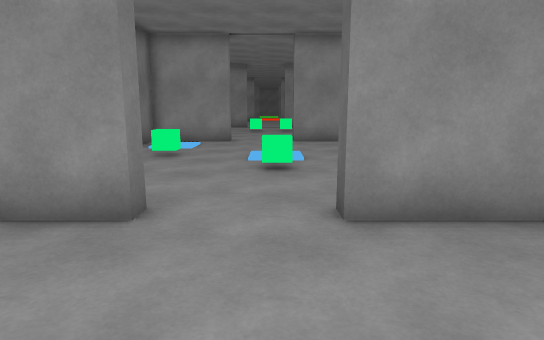
View 1 (above)

16 first-person views from a walk through a Unity game level. The camera is 1.4 m above the floor, tilts 10° down and sees 75° across. The floor is counted in squares, 1 m on a side. Each view is taken from the middle of a square. On the plan, view 1 faces up. The plan holds only what a view shows up to about 15 squares ahead; the rest is blank. The place goes on beyond the plan. The player is left out. Door leaves are left out, so doorways stand open.

View 2
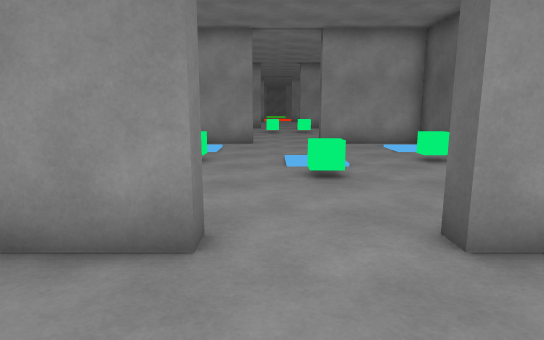

View 3
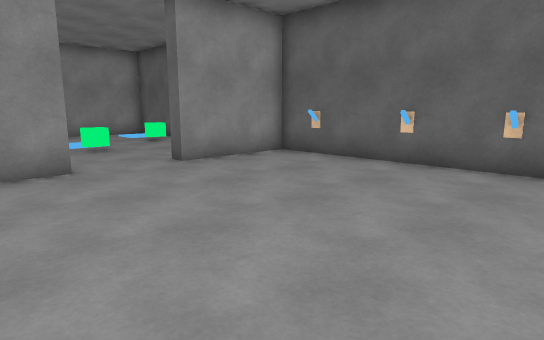

View 4
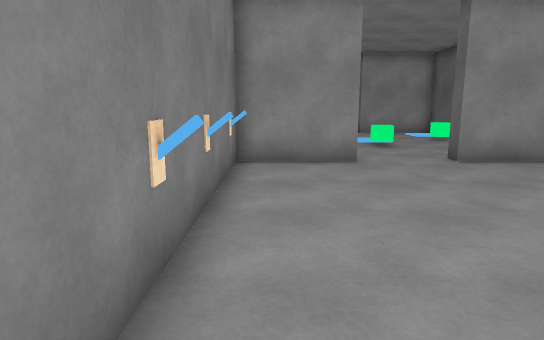

View 5
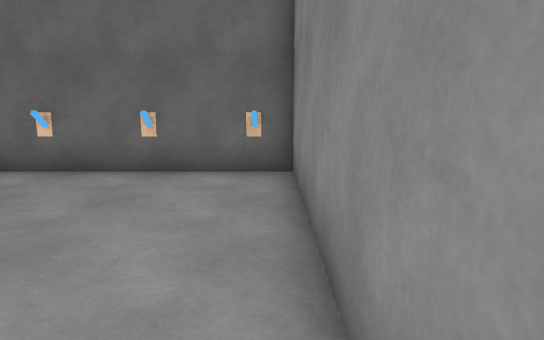

View 6
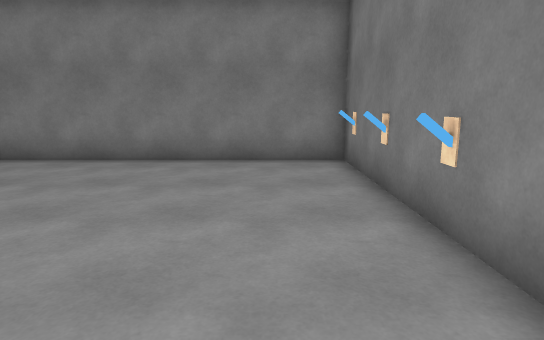

View 7
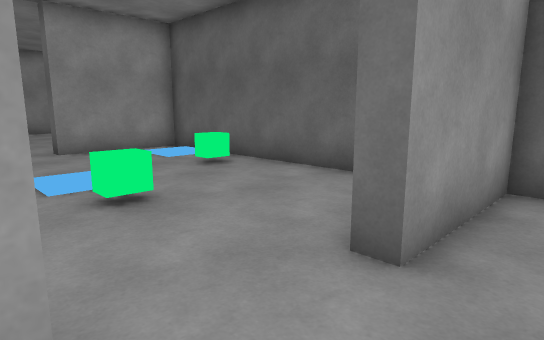

View 8
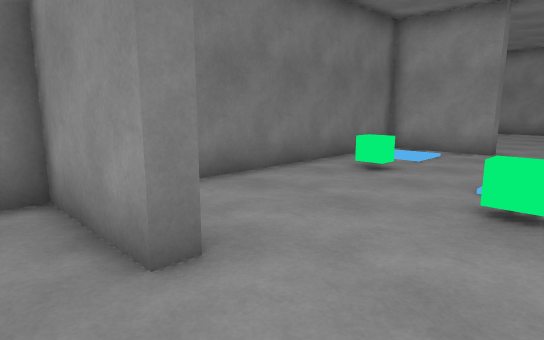

View 9
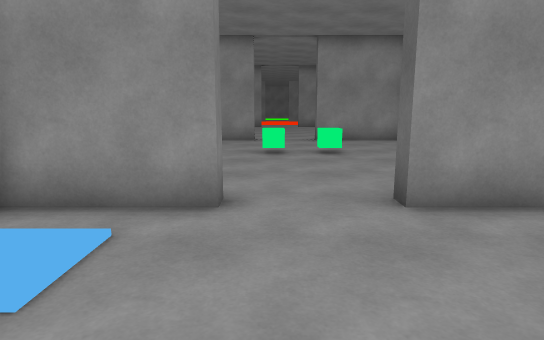

View 10
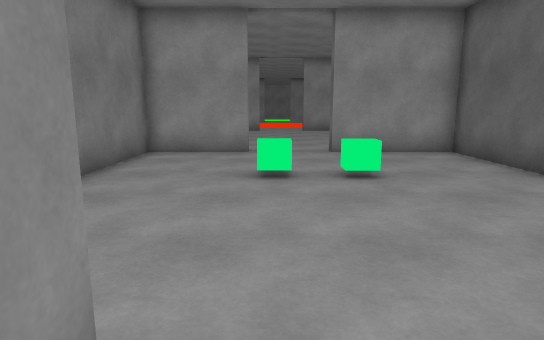

View 11
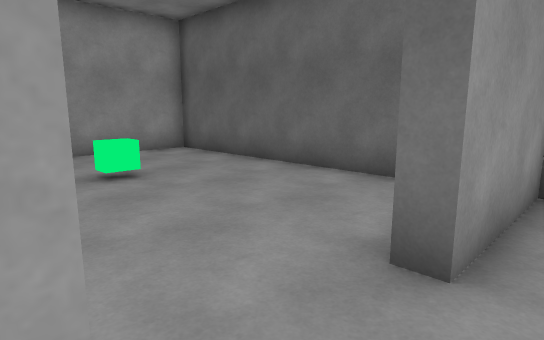

View 12
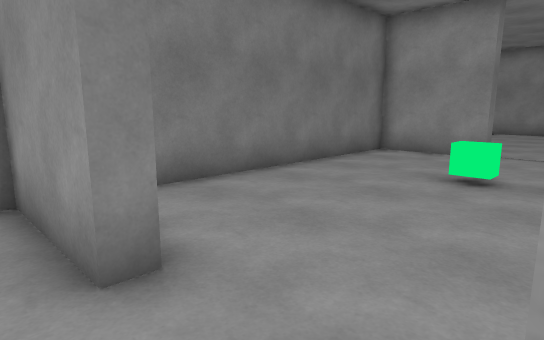

View 13
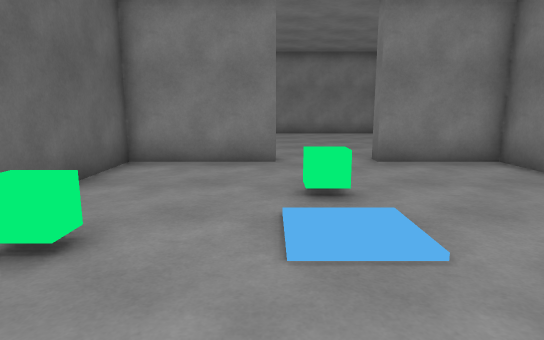

View 14
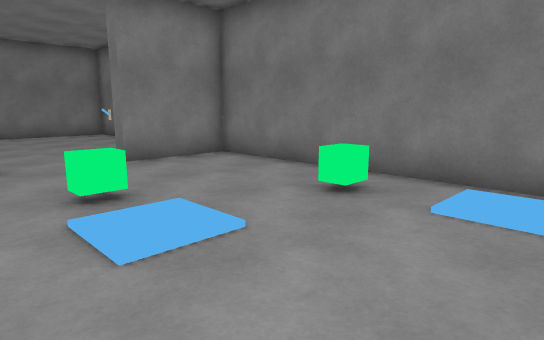

View 15
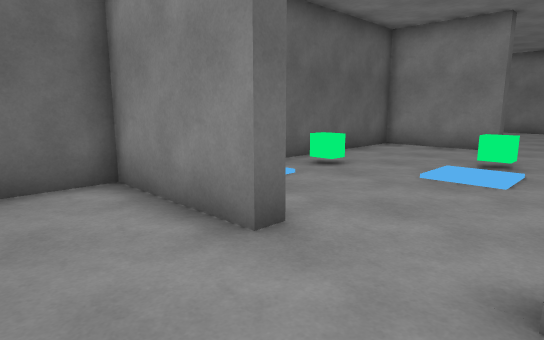

View 16
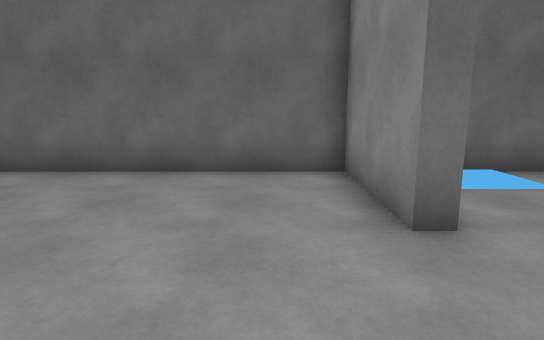

### Floor plan
Ten units are one square. View 1 is at (0, 0); x grows to the right and y downward. Boxes are objects, and circles mark ways between rooms. Rooms are numbered by the first view taken in them; rooms with no view inside come last. Other rooms are left out.
<svg viewBox="-54 -260 107 320">
<path fill="none" stroke="#000" d="M-18 -43 -49 -43 -49 55 48 55 48 -43 9 -43 9 -48M-18 -149 -49 -149 -49 -48 -18 -48M9 -48 48 -48 48 -149 9 -149M-2 -86 5 -86 5 -80 -2 -80 -2 -86M-36 -109 -28 -109 -28 -103 -36 -103M9 -154 48 -154 48 -252 9 -252M-18 -252 -49 -252 -49 -169M12 -210 5 -210 5 -216M-6 -216 -6 -210 -14 -210"/>
<circle cx="-2" cy="-46" r="3" fill="#2a7"/>
<circle cx="0" cy="-150" r="3" fill="#2a7"/>
<text x="0" y="10">1</text>
<text x="0" y="-100">2</text>
<text x="0" y="-200">3</text>
</svg>
Room 1 opens to room 2. Room 2 opens to room 3.

Where each view was taken, in squares from view 1:
view 1: 0 up, 0 right, facing up
view 2: 1 up, 1 left, facing up
view 3: 4 down, 4 left, facing up-right
view 4: 5 down, 4 left, facing up
view 5: 5 down, 3 left, facing right
view 6: 4 up, 3 left, facing down
view 7: 3 up, 2 left, facing up-right
view 8: 3 up, 1 right, facing up-left
view 9: 10 up, 1 left, facing up
view 10: 14 up, 1 left, facing up
view 11: 14 up, 2 left, facing up-right
view 12: 14 up, 1 right, facing up-left
view 13: 14 up, 1 right, facing down
view 14: 14 up, 2 right, facing down-left
view 15: 18 up, 2 left, facing down-right
view 16: 17 up, 3 left, facing right
